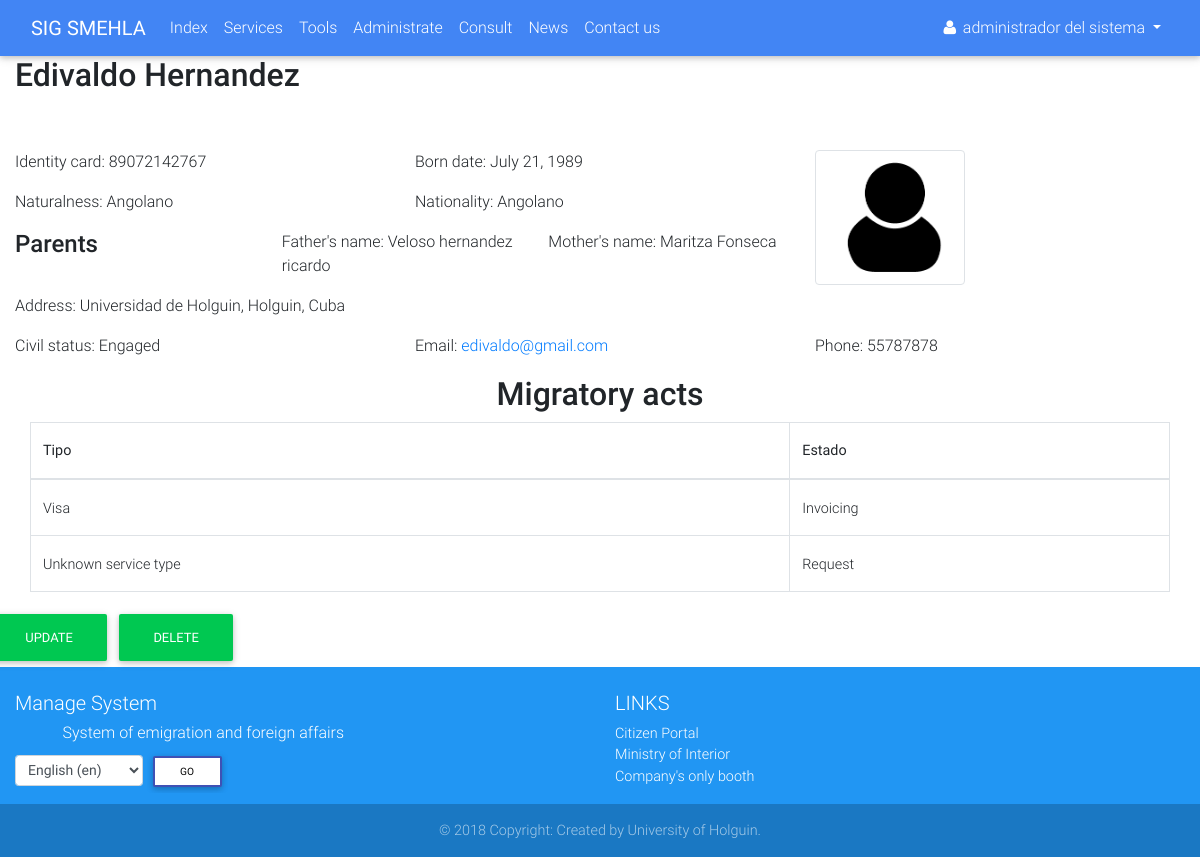
Page /client/6/detail/ (signed in) on the earlier database version.
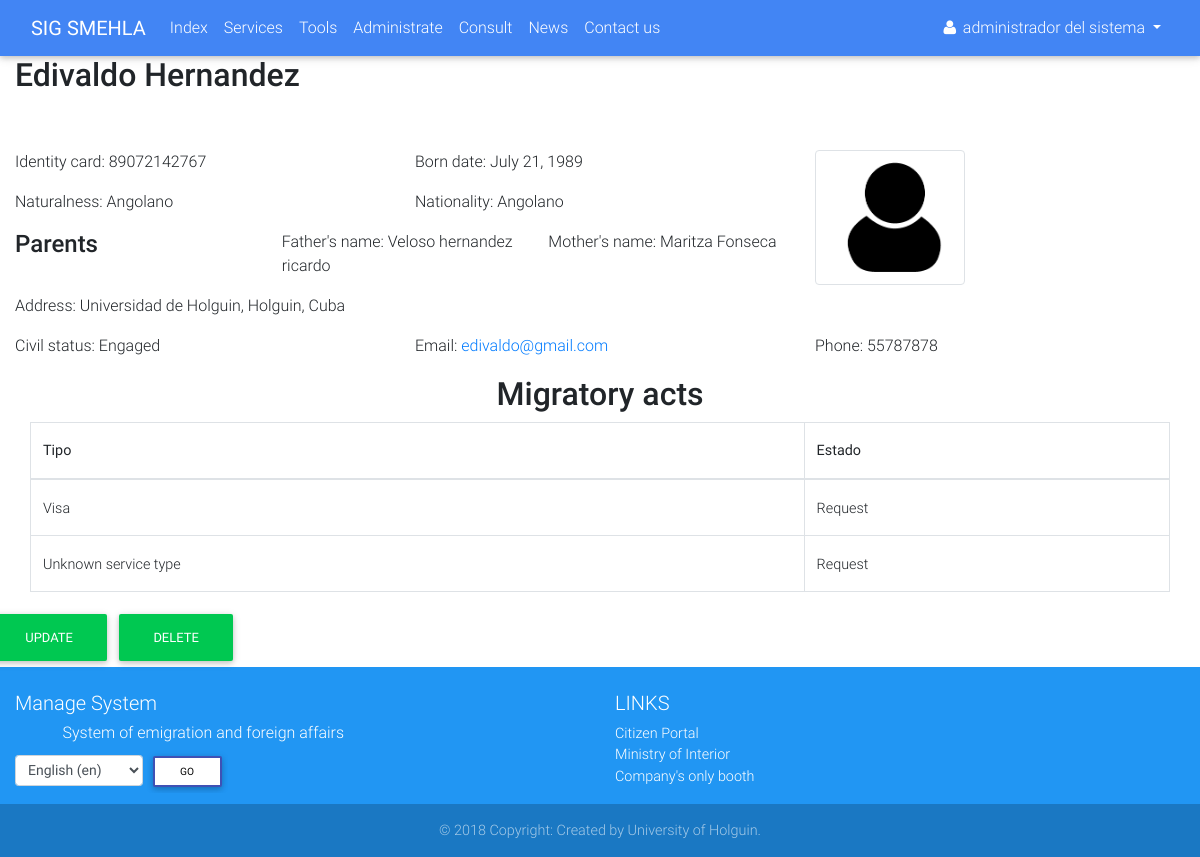
Same page on the later database version.
### services/models.py (models this page shows, shortened)
class Service(models.Model):
    SERVICE_STATUS = (
        ('1', _('Request')),
        ('2', _('Invoicing')),
        ('3', _('Revision')),
        ('4', _('Authenticating')),
        ('5', _('Deliver')),
    )
    SERVICE_TYPE = {
        'None': _('Unknown service type'),
        'visa': _('Visa'),
        'passport': _('Passport'),
        'renovation': _('Residence renovation'),
        'marriage': _('Residence by marriage'),
        'authorization': _('Residence authorization'),
    }
    client = models.ForeignKey(verbose_name=_('Client'), to=Client, on_delete=models.CASCADE)
    status = models.CharField(_('Status'), max_length=1, choices=SERVICE_STATUS, default='1')
    service_type = None
    def get_service_type(self):
        if self.service_type:
            return self.SERVICE_TYPE[self.service_type]
        else:
            return self.SERVICE_TYPE['None']

### services/views.py (the view)
# urls.py: path('client/<int:pk>/detail/', views.ClientDetailView.as_view(), name='client_detail'),
class ClientDetailView(mixins.LoginRequiredMixin, generic.DetailView):
    model = models.Client

### accounts/models.py (called while the page is built)
    def __str__(self):
        if self.first_name and self.last_name:
            return self.get_full_name()
        else:
            return self.username

### services/models.py (called while the page is built)
    def get_full_name(self):
        full_name = '%s %s' % (self.first_name, self.last_name)
        return full_name.strip()

### services/templates/services/client_detail.html (shortened to what this page needs)
{% extends 'navbar.html' %}
{% load i18n %}
{% block main %}
    <div class="container-fluid">
        {% include 'services/client_detail_template.html' with client=client only %}
    </div>
    <div class="row">
        <div class="col-12">
            <h2 class="h2 text-center">{% trans 'Migratory acts' %}</h2>
        </div>
    </div>
    <div class="container">
        <div class="row">
            <table class="table table-bordered table-hover">
                <thead>
                <tr>
                    <th>Tipo</th>
                    <th>Estado</th>
                </tr>
                </thead>
                <tbody>
                {% for service in client.service_set.all %}
                    <tr>
                        {% if service.visa %}
                            <td>{{ service.visa.get_service_type }}</td>
                        {% elif service.passport %}
                            <td>{{ service.passport.get_service_type }}</td>
                        {% else %}
                            <td>{{ service.get_service_type }}</td>
                        {% endif %}
                        <td>{{ service.get_status_display }}</td>
                    </tr>
                {% empty %}
                    <tr>
                        <td colspan="2"
                            class="text-muted text-center">{% trans 'No requested services found' %}</td>
                    </tr>
                {% endfor %}
                </tbody>
            </table>
        </div>
    </div>
    <div class="row">
        <a href="{% url 'services:client_update' client.pk %}" class="btn btn-success">{% trans 'Update' %}</a>
        <a href="{% url 'services:client_delete' client.pk %}" class="btn btn-success">{% trans 'Delete' %}</a>
    </div>
{% endblock %}

Differences in the rows shown:
changed Service "Visa": status "Invoicing" → "Request"
